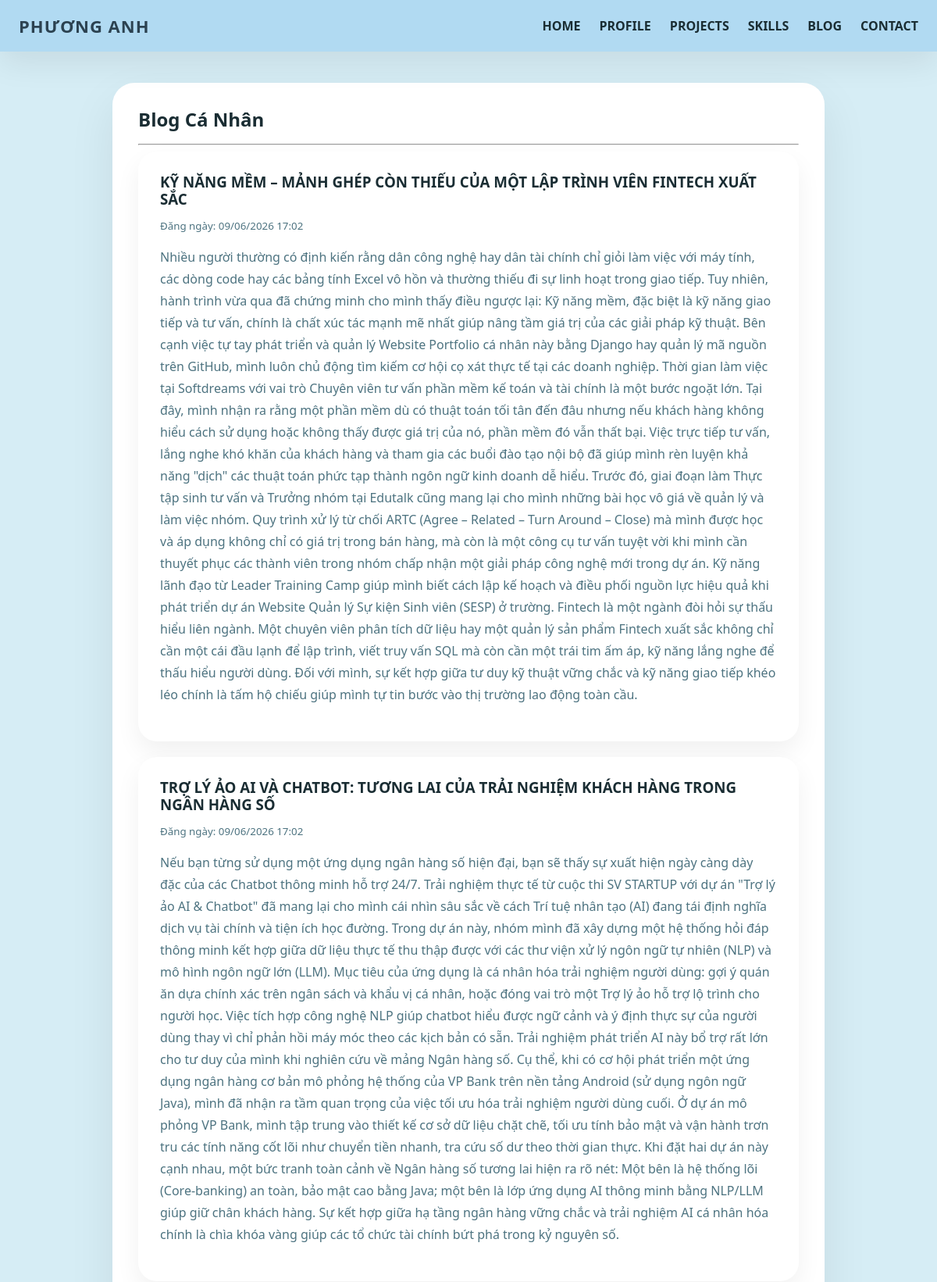
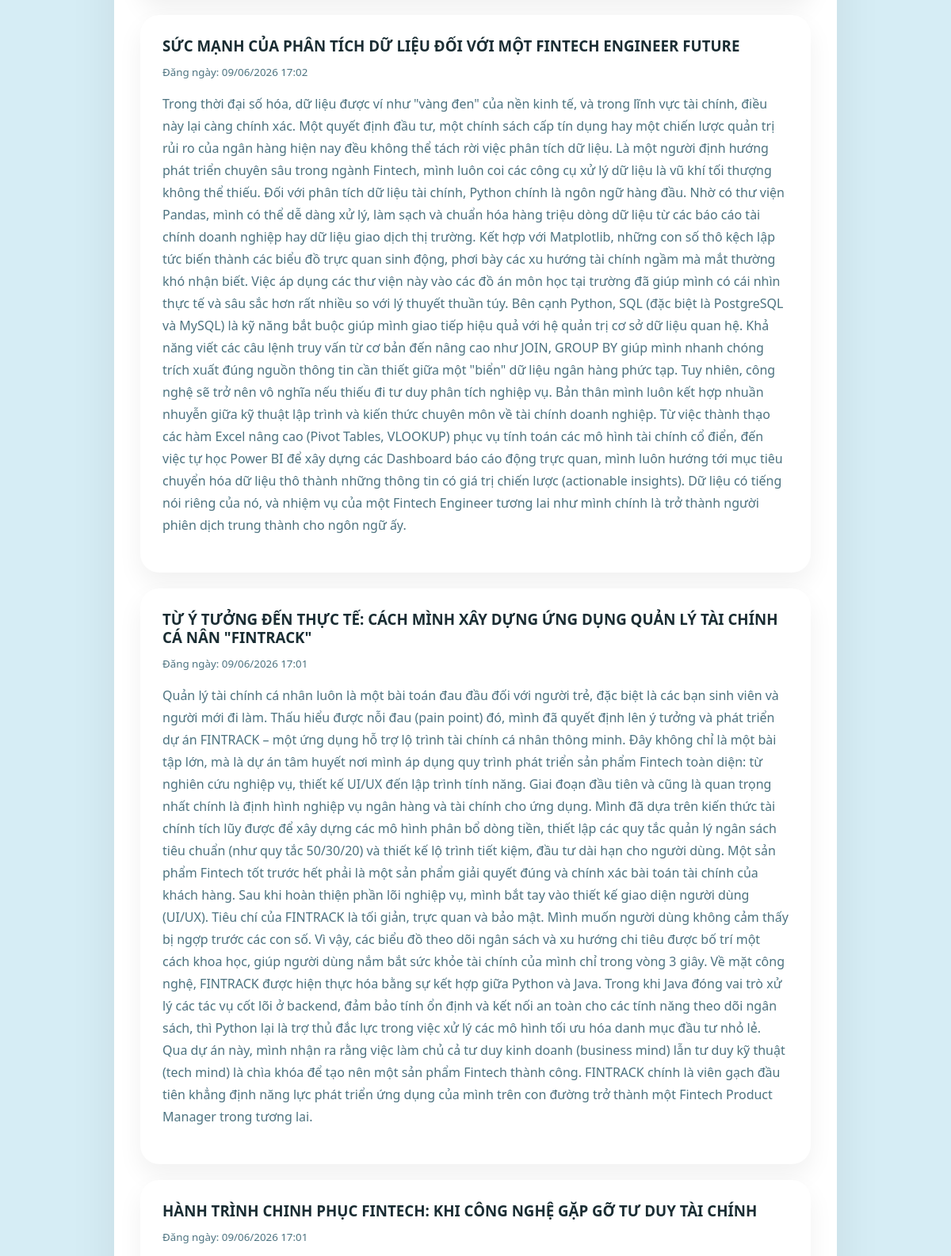
The app's page /blogs/ (upper part) with its own data (2 pictures, top to bottom).
### portfolio/models.py (models this page shows, shortened)
class Blog(models.Model):
    title = models.CharField(max_length=200)
    content = models.TextField()
    date_posted = models.DateTimeField(auto_now_add=True) #Tu them thoi gian

### portfolio/views.py (the view)
# urls.py: path('blogs/', views.blogs, name='blogs'),
def blogs(request):
    blogs = Blog.objects.all().order_by('-date_posted')
    return render(request, 'blogs.html', {'blogs': blogs})

### portfolio/templates/blogs.html (shortened to what this page needs)
<!DOCTYPE html>
<html lang="vi">
<head>
    <link rel="stylesheet" href="/static/portfolio/css/style.css">
</head>
<body>
    <nav>
        <a href="/" class="logo">Phương Anh</a>
        <a href="/">HOME</a>
        <a href="/profile/">PROFILE</a>
        <a href="/projects/">PROJECTS</a>
        <a href="/skills/">SKILLS</a>
        <a href="/blogs/">BLOG</a>
        <a href="/contact/">CONTACT</a>
    </nav>
    <div class="container">
        <div class="section-card">
            <h2>Blog Cá Nhân</h2>
            <hr>
            {% for blog in blogs %}
            <div class="blog-item">
                <h3>{{ blog.title }}</h3>
                <small>Đăng ngày: {{ blog.date_posted|date:"d/m/Y H:i" }}</small>
                <p>{{ blog.content }}</p>
            </div>
            {% empty %}
            <p>Hiện tại chưa có bài viết nào.</p>
            {% endfor %}
        </div>
    </div>
</body>
</html>

### portfolio/static/portfolio/css/style.css (style rules this page uses)
body { background-color: hwb(195 84% 4%); color: hwb(195 30% 50%); font-family: 'Segoe UI', Tahoma, Geneva, Verdana, sans-serif; margin: 0; padding: 0; }
* { box-sizing: border-box; }
html { scroll-behavior: smooth; }
h1, h2, h3, h4 { color: hwb(195 10% 80%); margin-top: 0; line-height: 1.2; }
p, span, li { color: hwb(195 30% 50%); line-height: 1.75; }
nav { background-color: hwb(203 68% 5% / 0.89); padding: 18px 24px; display: flex; justify-content: flex-end; align-items: center; gap: 24px; box-shadow: 0 14px 40px rgba(0, 0, 0, 0.08); position: sticky; top: 0; z-index: 100; }
nav a { color: hwb(195 10% 80%); text-decoration: none; font-size: 16px; font-weight: 600; transition: color 0.25s ease, transform 0.2s ease; }
.logo { margin-right: auto; font-size: 22px; font-weight: 800; color: #2c4251; text-transform: uppercase; letter-spacing: 1px; }
.container { max-width: 960px; margin: 40px auto; padding: 0 24px 48px; }
.section-card { background-color: hwb(0 100% 0%); border-radius: 28px; padding: 32px; margin-bottom: 28px; box-shadow: 0 24px 60px rgba(0, 0, 0, 0.08); border: 1px solid rgba(255,255,255,0.55); }
.section-card h2 { margin-bottom: 16px; }
.section-card p { margin-bottom: 18px; }
.blog-item { background-color: hwb(0 100% 0%); padding: 28px; border-radius: 24px; margin-bottom: 20px; box-shadow: 0 14px 32px rgba(0, 0, 0, 0.06); }
.blog-item h3 { margin-bottom: 10px; }
.blog-item small { color: hwb(195 30% 50%); }

### records on screen
Blog: title "KỸ NĂNG MỀM – MẢNH GHÉP CÒN THIẾU CỦA MỘT LẬP TRÌNH VIÊN FINTECH XUẤT SẮC", date_posted "09/06/2026 17:02", content "Nhiều người thường có định kiến rằng dân công nghệ hay dân tài chính chỉ giỏi làm việc với máy tính, các dòng code hay các bảng tính Excel vô hồn và thường thiếu đi sự linh hoạt trong giao tiếp. Tuy nhiên, hành trình vừa qua đã chứng minh cho mình thấy điều ngược lại: Kỹ năng mềm, đặc biệt là kỹ năng giao tiếp và tư vấn, chính là chất xúc tác mạnh mẽ nhất giúp nâng tầm giá trị của các giải pháp kỹ thuật. Bên cạnh việc tự tay phát triển và quản lý Website Portfolio cá nhân này bằng Django hay quản lý mã nguồn trên GitHub, mình luôn chủ động tìm kiếm cơ hội cọ xát thực tế tại các doanh nghiệp. Thời gian làm việc tại Softdreams với vai trò Chuyên viên tư vấn phần mềm kế toán và tài chính là…"
Blog: title "TRỢ LÝ ẢO AI VÀ CHATBOT: TƯƠNG LAI CỦA TRẢI NGHIỆM KHÁCH HÀNG TRONG NGÂN HÀNG SỐ", date_posted "09/06/2026 17:02", content "Nếu bạn từng sử dụng một ứng dụng ngân hàng số hiện đại, bạn sẽ thấy sự xuất hiện ngày càng dày đặc của các Chatbot thông minh hỗ trợ 24/7. Trải nghiệm thực tế từ cuộc thi SV STARTUP với dự án \"Trợ lý ảo AI & Chatbot\" đã mang lại cho mình cái nhìn sâu sắc về cách Trí tuệ nhân tạo (AI) đang tái định nghĩa dịch vụ tài chính và tiện ích học đường. Trong dự án này, nhóm mình đã xây dựng một hệ thống hỏi đáp thông minh kết hợp giữa dữ liệu thực tế thu thập được với các thư viện xử lý ngôn ngữ tự nhiên (NLP) và mô hình ngôn ngữ lớn (LLM). Mục tiêu của ứng dụng là cá nhân hóa trải nghiệm người dùng: gợi ý quán ăn dựa chính xác trên ngân sách và khẩu vị cá nhân, hoặc đóng vai trò một Trợ lý ảo hỗ…"
Blog: title "SỨC MẠNH CỦA PHÂN TÍCH DỮ LIỆU ĐỐI VỚI MỘT FINTECH ENGINEER FUTURE", date_posted "09/06/2026 17:02", content "Trong thời đại số hóa, dữ liệu được ví như \"vàng đen\" của nền kinh tế, và trong lĩnh vực tài chính, điều này lại càng chính xác. Một quyết định đầu tư, một chính sách cấp tín dụng hay một chiến lược quản trị rủi ro của ngân hàng hiện nay đều không thể tách rời việc phân tích dữ liệu. Là một người định hướng phát triển chuyên sâu trong ngành Fintech, mình luôn coi các công cụ xử lý dữ liệu là vũ khí tối thượng không thể thiếu. Đối với phân tích dữ liệu tài chính, Python chính là ngôn ngữ hàng đầu. Nhờ có thư viện Pandas, mình có thể dễ dàng xử lý, làm sạch và chuẩn hóa hàng triệu dòng dữ liệu từ các báo cáo tài chính doanh nghiệp hay dữ liệu giao dịch thị trường. Kết hợp với Matplotlib,…"
Blog: title "TỪ Ý TƯỞNG ĐẾN THỰC TẾ: CÁCH MÌNH XÂY DỰNG ỨNG DỤNG QUẢN LÝ TÀI CHÍNH CÁ NÂN \"FINTRACK\"", date_posted "09/06/2026 17:01", content "Quản lý tài chính cá nhân luôn là một bài toán đau đầu đối với người trẻ, đặc biệt là các bạn sinh viên và người mới đi làm. Thấu hiểu được nỗi đau (pain point) đó, mình đã quyết định lên ý tưởng và phát triển dự án FINTRACK – một ứng dụng hỗ trợ lộ trình tài chính cá nhân thông minh. Đây không chỉ là một bài tập lớn, mà là dự án tâm huyết nơi mình áp dụng quy trình phát triển sản phẩm Fintech toàn diện: từ nghiên cứu nghiệp vụ, thiết kế UI/UX đến lập trình tính năng. Giai đoạn đầu tiên và cũng là quan trọng nhất chính là định hình nghiệp vụ ngân hàng và tài chính cho ứng dụng. Mình đã dựa trên kiến thức tài chính tích lũy được để xây dựng các mô hình phân bổ dòng tiền, thiết lập các quy…"
Blog: title "HÀNH TRÌNH CHINH PHỤC FINTECH: KHI CÔNG NGHỆ GẶP GỠ TƯ DUY TÀI CHÍNH", date_posted "09/06/2026 17:01"
